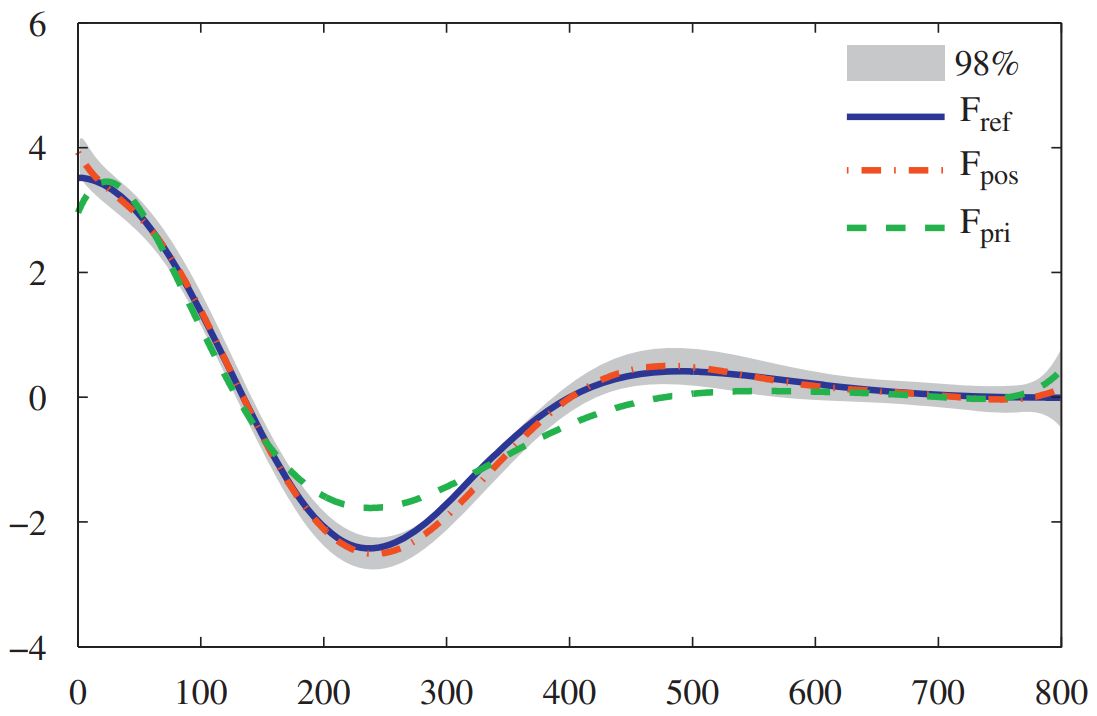
#> input picture 논문번역/zhang2012/figures/re.PNG, 1097 x 716 px, found by its file name
$ jupyter execute --allow-errors curve_fit.ipynb
#> lines starting #> are read from the running program, lines starting #| are printed output that depends on the picture; after the words box and inside, x2 and y2 are one past the last pixel; in counts of white or black regions, pixels touching at a corner belong together
[cell 1]
import cv2
import numpy as np
from matplotlib import pyplot as plt
from scipy.linalg import norm

[cell 2]
img = cv2.imread('figures/re.png');
#> img is the input picture: shape (716, 1097, 3); mean B, G, R 247.1, 247.1, 247
img = cv2.flip(img,0)
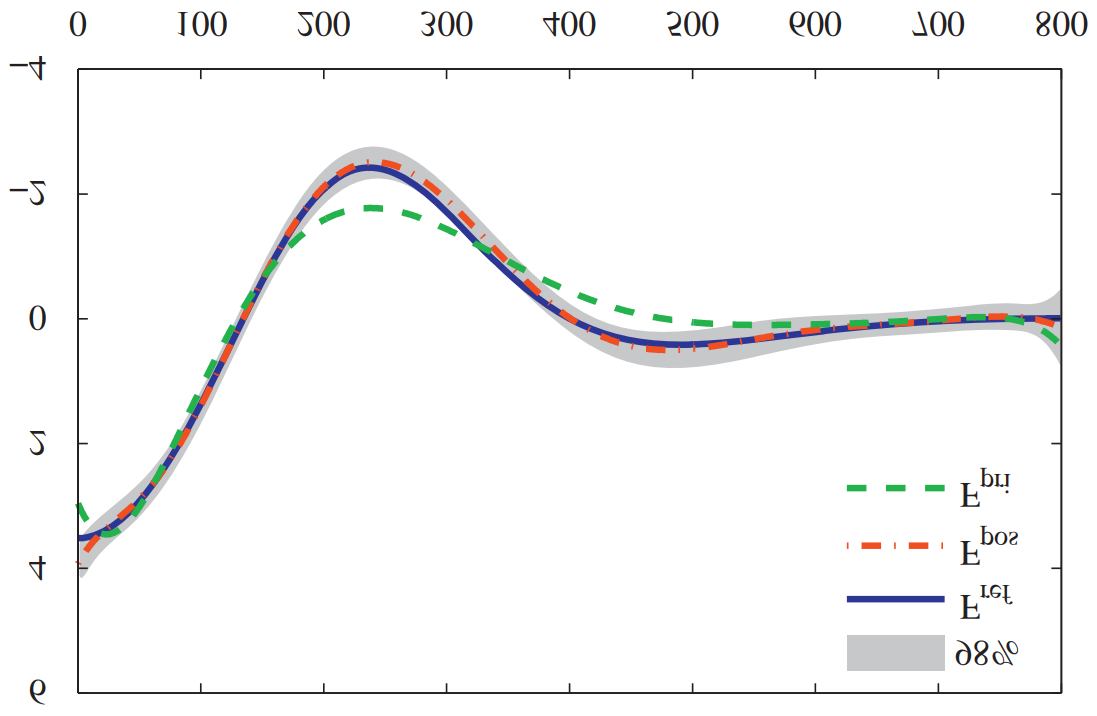
#> img: shape (716, 1097, 3); mean B, G, R 247.1, 247.1, 247
plt.figure(figsize=(12,8));
plt.imshow(img);
#plt.xlim(75,100);
plt.ylim(0,750);
plt.grid();
rgb_k = np.array([0,0,0], dtype='uint8');
rgb_w = np.array([255,255,255], dtype='uint8');
rgb_r = np.array([255,0,0], dtype='uint8');
img[540,80]
xaxis = np.array([77.5,1061]); yaxis = np.array([22.5,646.5]);
len_xaxis = xaxis[1]-xaxis[0]; len_yaxis = yaxis[1]-yaxis[0];
new_img = np.copy(img);
x=[];y=[]
for i in range(22,646):
    for j in range(77,1061):
        if (np.array_equal(img[i,j],img[540,80])):
            new_img[i,j] = rgb_k
            y.append(i); x.append(j);
        else:
            new_img[i,j] = rgb_w
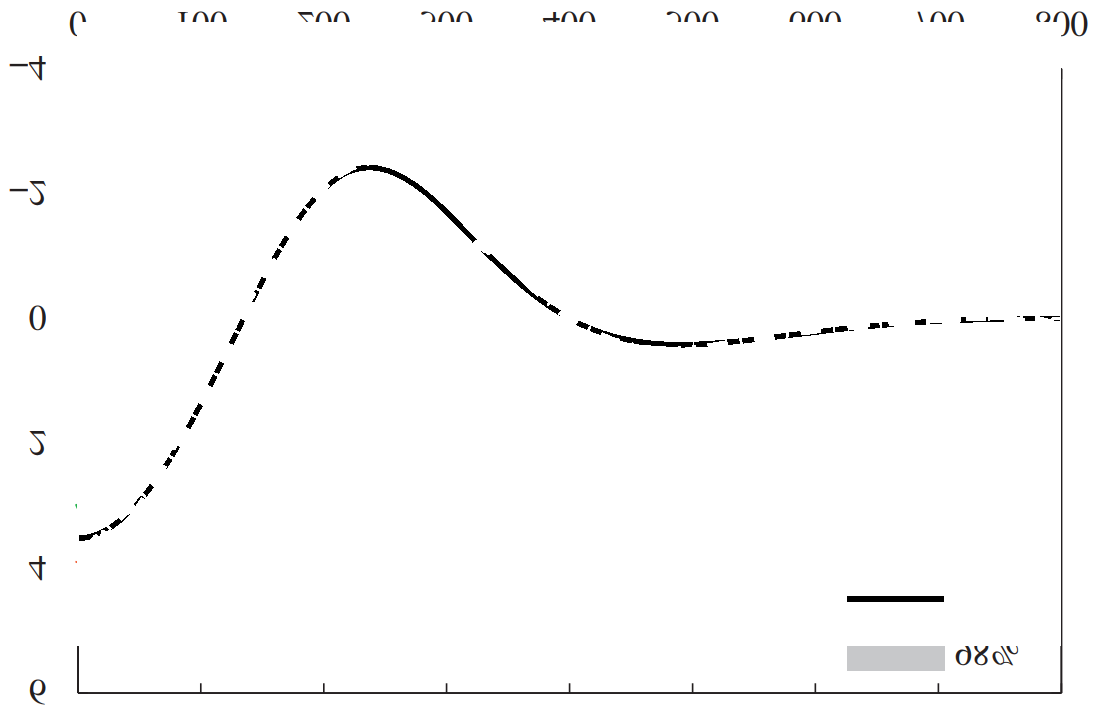
#> new_img: shape (716, 1097, 3); 5.88% of pixels changed, all inside (x1, y1, x2, y2) = (77, 22, 1061, 646)
x = (x-xaxis[0])*(800/len_xaxis);
y = (y-xaxis[0])*(10/len_yaxis)-4;
tmin,tmax,dt = 0,2.5,1/5120; time = np.arange(tmin,tmax,dt); N = len(time)
#> (the rest of this cell did not finish here and is left out)

[cell 3]
img = cv2.imread('figures/graph.png')
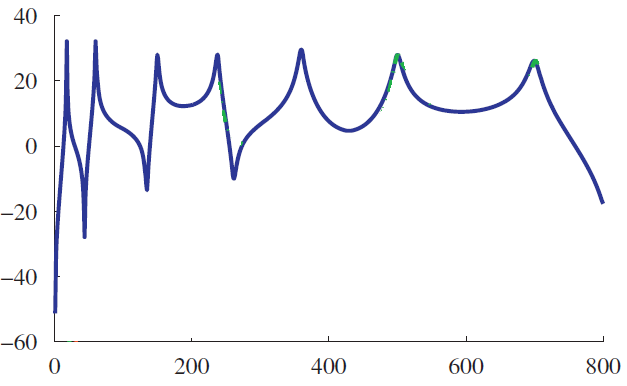
#> input picture 논문번역/zhang2012/figures/graph.PNG, 627 x 386 px, found by its file name
#> img is the input picture: shape (386, 627, 3); mean B, G, R 249.7, 247, 246.6

[cell 4]
# 이미지 크기 저장
row = img.shape[0]; col = img.shape[1];
#> after `row = img.shape[0]`: row = 386
#> after `col = img.shape[1]`: col = 627

[cell 5]
plt.figure(figsize=(10,10)); plt.imshow(img);

[cell 6]
# x, y 축 위치
zero_point = np.array([54,341])
yaxis_end = np.array([54,15])
xaxis_end = np.array([603,341])
len_xaxis = xaxis_end[0] - zero_point[0];
len_yaxis = -yaxis_end[1] + zero_point[1];

[cell 7]
rgb_k = np.array([0,0,0], dtype='uint8');
rgb_w = np.array([255,255,255], dtype='uint8');
rgb_r = np.array([255,0,0], dtype='uint8');

[cell 8]
# 축 삭제한 이미지 불러옴
img_wo_axis = cv2.imread('figures/graph_wo_axis.png')
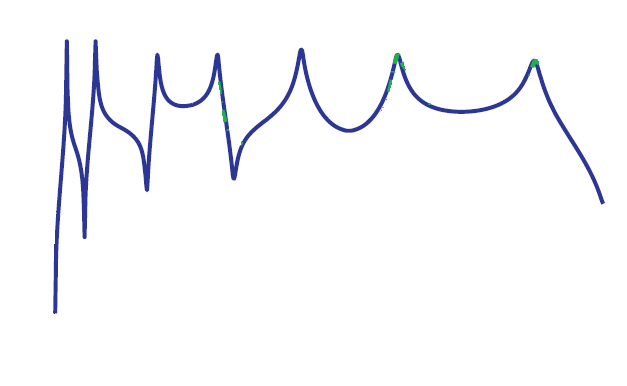
#> input picture 논문번역/zhang2012/figures/graph_wo_axis.png, 627 x 386 px
#> img_wo_axis is the input picture: shape (386, 627, 3); mean B, G, R 251.6, 249.1, 248.6

[cell 9]
# 축 내에서 검정색, 흰색 아니면 모두 검정색으로
new_img = np.copy(img_wo_axis );
x=[];y=[]
for i in range(15,341):
    for j in range(54,603):
        if not (np.array_equal(img_wo_axis[i,j],rgb_k)) and not (np.array_equal(img_wo_axis[i,j],rgb_w)):
            new_img[i,j] = rgb_k
            y.append(row-i-1); x.append(j);
        else:
            new_img[i,j] = rgb_w
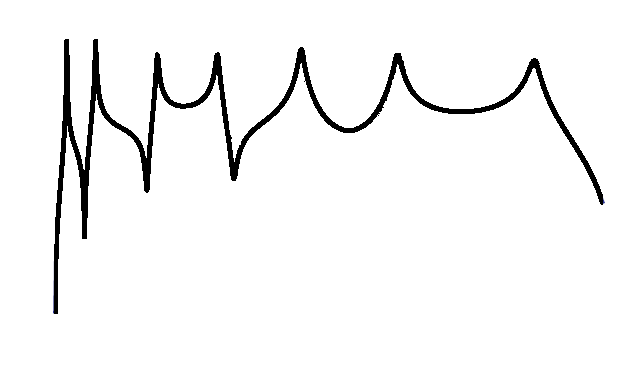
#> new_img: shape (386, 627, 3); 3.73% of pixels changed, all inside (x1, y1, x2, y2) = (54, 39, 603, 314)

[cell 10]
plt.figure(figsize=(10,10)); plt.imshow(new_img);

[cell 11]
x = np.asarray(x); y = np.asarray(y);
plt.plot(x,y,'ro');
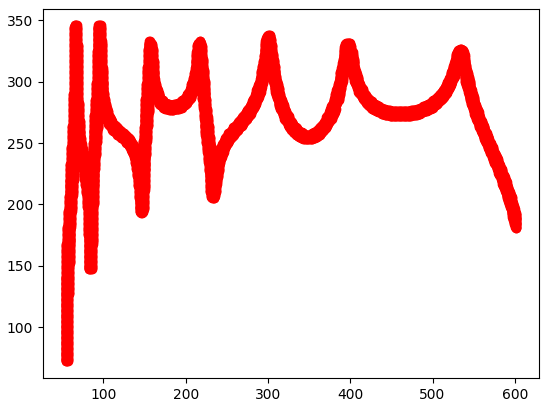
#> figure drawn by matplotlib, 1 panel

[cell 12]
x = (x-54)*(800/len_xaxis);
y = (y-44)*(100/len_yaxis)-60;

[cell 13]
plt.figure(figsize=(8,6)); plt.plot(x,y,'k.');
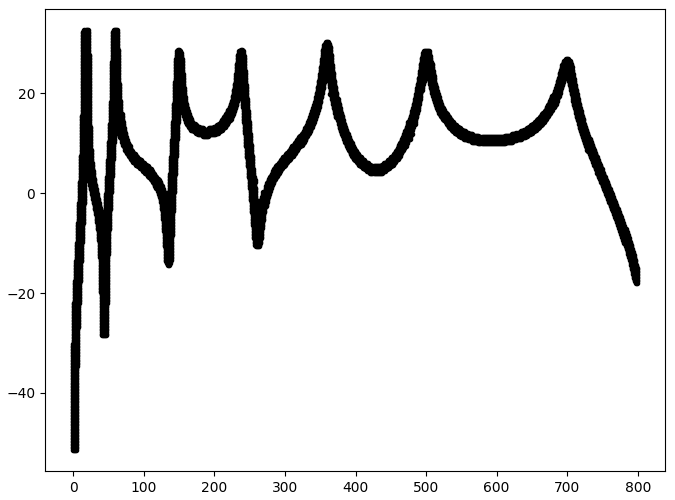
#> figure drawn by matplotlib, 1 panel

[cell 14]
fn = np.array([17,59,150,238,360,500,700]);
test_H = np.array([32,32,28,28,30,28,26]);
nm = len(fn);

[cell 15]
plt.figure(figsize=(8,6)); plt.plot(x,y,'k.');
plt.plot(fn,test_H,'ro');
